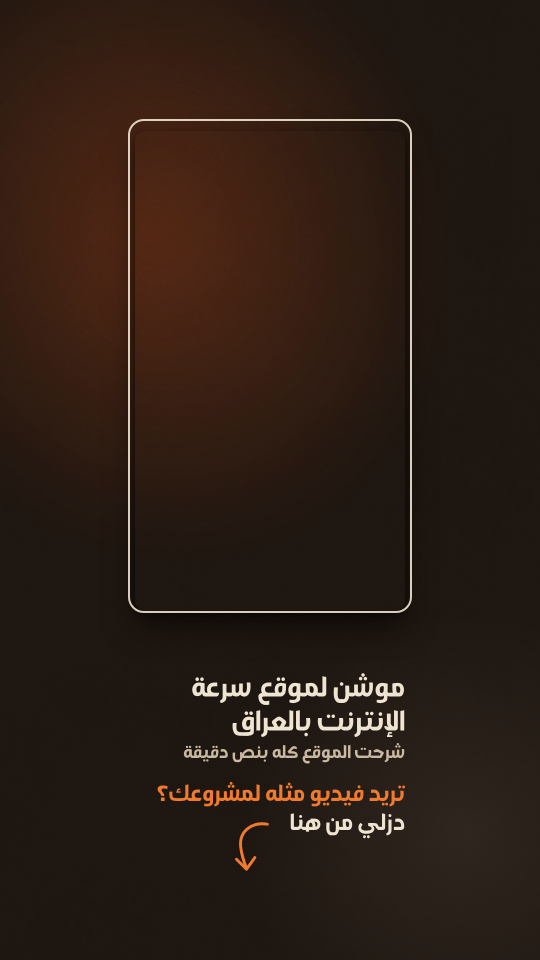
#> input picture marketing/ig-highlights/motion/frame.png, 1080 x 1920 px (shown at 1/2 size)
$ python compose.py frame.png frame.png
#> lines starting #> are read from the running program, lines starting #| are printed output that depends on the picture; after the words box and inside, x2 and y2 are one past the last pixel; in counts of white or black regions, pixels touching at a corner belong together
"""python3 compose.py <video> <out.mp4>: the motion video in the outlined slot of frame.png, with a bar visualizer
driven by the video's own sound between the slot and the text."""
import subprocess
import sys

import numpy as np
from PIL import Image, ImageDraw

src, out = sys.argv[1], sys.argv[2]
FPS, W, H = 30, 1080, 1920
VX, VY, VW, VH = 270, 250, 540, 960          # the video slot (inside the outline in frame.html)
BAR_Y, BAR_H = 1281, 34                      # visualizer centre line and its half height
BARS, BAR_W, GAP = 45, 7, 5                  # 45 x 12 px = 540, the slot's width
INK = np.array([240, 122, 46], np.uint8)

bg = np.asarray(Image.open('frame.png').convert('RGB')).copy()
#> bg is the input picture: shape (1920, 1080, 3); mean R, G, B 44.2, 29.5, 20.9

# a rounded mask for the video, drawn large and scaled down so the corners are smooth
m = Image.new('L', (VW * 4, VH * 4), 0)
#> m: PIL image 2160x3840 L; every value is 0
ImageDraw.Draw(m).rounded_rectangle((0, 0, VW * 4 - 1, VH * 4 - 1), radius=20 * 4, fill=255)
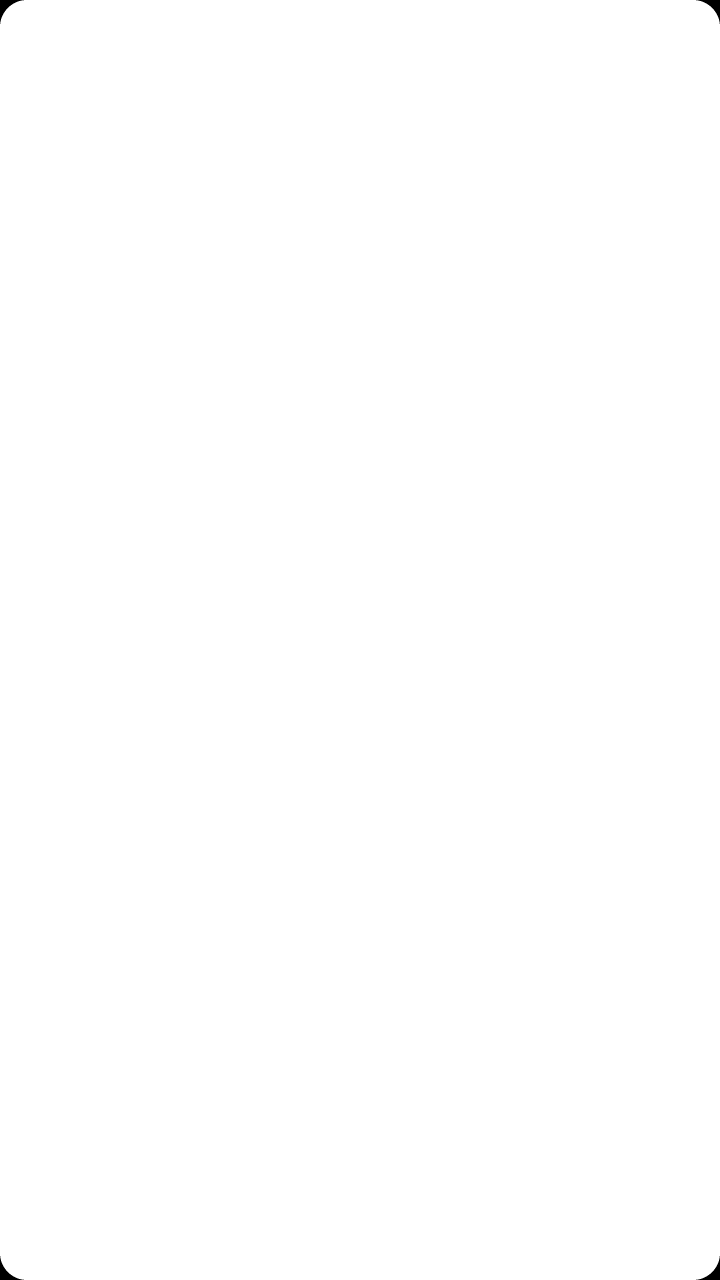
#> m: PIL image 2160x3840 L (shown at 1/3 size); 99.9% white; 4 black regions, box (x1, y1, x2, y2) and area: (0, 0, 72, 72) 1400, (2088, 0, 2160, 72) 1400, (0, 3768, 72, 3840) 1400, (2088, 3768, 2160, 3840) 1400
mask = (np.asarray(m.resize((VW, VH), Image.LANCZOS), np.float32) / 255)[..., None]
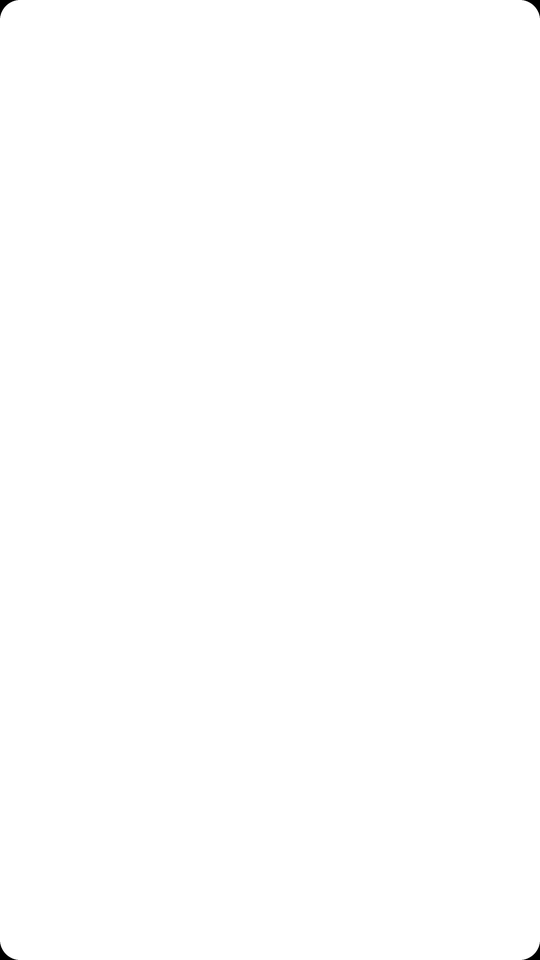
#> mask: shape (960, 540, 1) float32; min 0, max 1, mean 0.999

#> (the run stopped early here; a loop or call above may not have finished)
